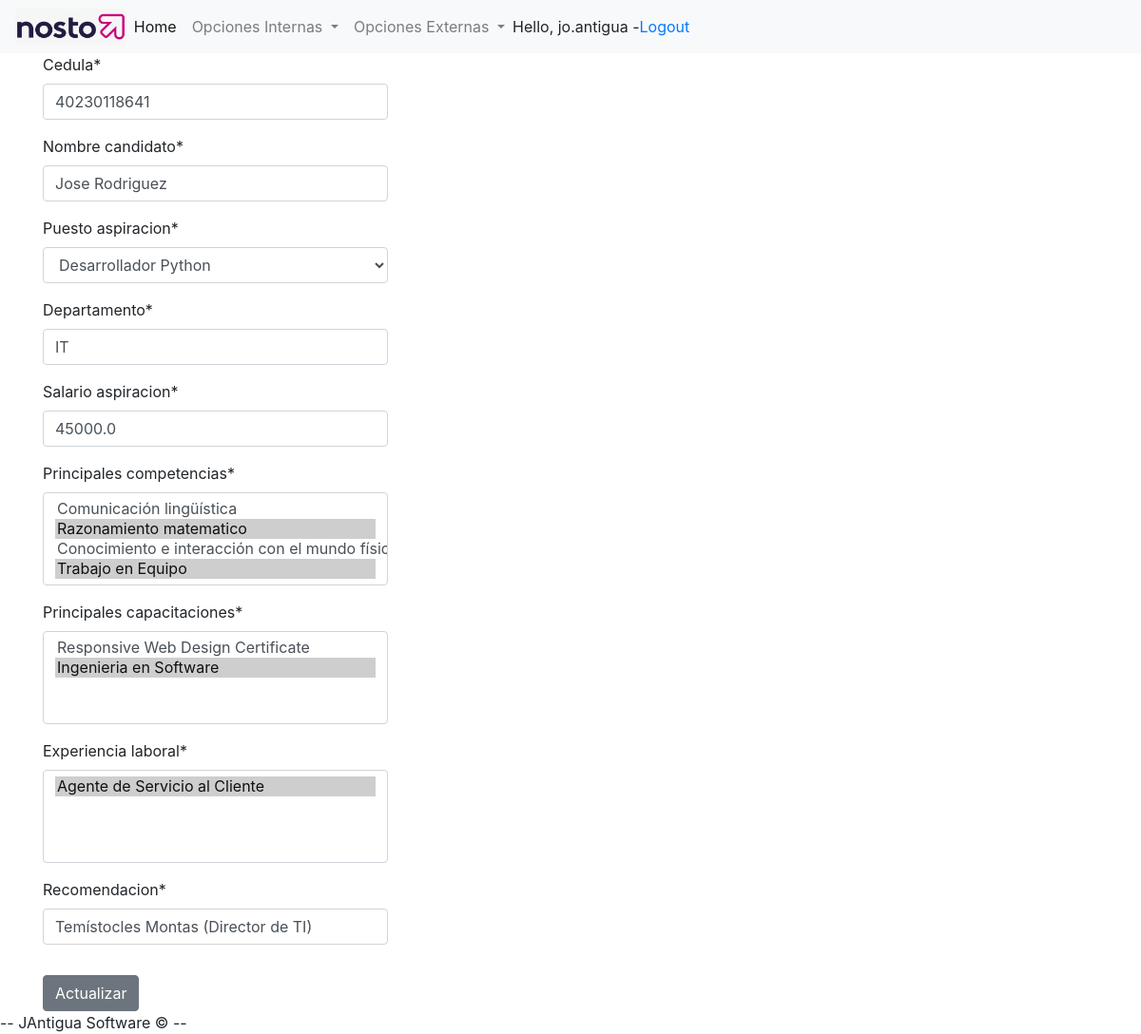
The page /update_candidatos/4/ (signed in) on the database its author committed.
### crudrh/models.py (models this page shows, shortened)
class Candidatos(models.Model):
  cedula = models.CharField(max_length = 11, null = True)
  nombre_candidato = models.CharField(max_length = 200, null = True)
  puesto_aspiracion = models.ForeignKey(Puestos, on_delete = models.SET_NULL, null = True)
  departamento = models.CharField(max_length = 200, null = True)
  salario_aspiracion = models.FloatField(null = True)
  principales_competencias = models.ManyToManyField(Competencias)
  principales_capacitaciones = models.ManyToManyField(Capacitaciones)
  experiencia_laboral = models.ManyToManyField(Experiencia_Laboral)
  recomendacion = models.CharField(max_length = 200, null = True)

### crudrh/views.py (the view)
# urls.py: path('update_candidatos/<int:id>/', views.updateCandidatos),
@login_required(login_url= "http://127.0.0.1:8000/login")
def updateCandidatos(request, id):
  candidatos = Candidatos.objects.get(pk = id)
  form = CandidatosForm(request.POST or None, instance = candidatos)
  if form.is_valid():
      form.save()
      return redirect('http://127.0.0.1:8000/candidatos')
  context = {
    'form':form,
    'candidatos':candidatos,
  }
  return render(request, 'crudrh/candidatos_form_update.html', context)

### crudrh/forms.py
class CandidatosForm(ModelForm):
    class Meta:
      model = Candidatos
      fields = '__all__'

### crudrh/models.py (called while the page is built)
  def __str__(self):
    return self.descripcion

  def __str__(self):
    return self.descripcion

  def __str__(self):
    return self.nombre_puesto

  def __str__(self):
      return self.puesto_ocupado

### crudrh/templates/crudrh/candidatos_form_update.html (shortened to what this page needs)
{% extends 'crudrh/main.html' %}
{% load static %}
{% load crispy_forms_tags %}
{% block content %}
  <link rel="stylesheet" href="https://cdn.jsdelivr.net/npm/bootstrap@4.3.1/dist/css/bootstrap.min.css">
  <link rel = "stylesheet" type = "text/css" href = "{% static '/css/main.css' %}">
<div class="container">
    <form method = "POST">
      <div class = "form-row">
        <div class = "form-group col-sm-6 col-md-4">
          {{form.cedula|as_crispy_field}}
          {{form.nombre_candidato|as_crispy_field}}
          {{form.puesto_aspiracion|as_crispy_field}}
          {{form.departamento|as_crispy_field}}
          {{form.salario_aspiracion|as_crispy_field}}
          {{form.principales_competencias|as_crispy_field}}
          {{form.principales_capacitaciones|as_crispy_field}}
          {{form.experiencia_laboral|as_crispy_field}}
          {{form.recomendacion|as_crispy_field}}
        </div>
      </div>
      <input type = "submit" value = "Actualizar" class = "btn btn-secondary">
    </form>
</div>
{% endblock content %}

### crudrh/templates/crudrh/navbar.html (shortened to what this page needs)
{% load static %}
<nav class="navbar navbar-expand-lg navbar-light bg-light">
  <img src = "{% static 'images/logo.png' %}">
  <div class="collapse navbar-collapse" id="navbarNavDropdown">
    <ul class="navbar-nav">
      <li class="nav-item active">
        <a class="nav-link" href="http://127.0.0.1:8000/home">Home <span class="sr-only">(current)</span></a>
      </li>
      {% if request.user.is_staff %}
      <li class="nav-item dropdown">
        <a class="nav-link dropdown-toggle" href="#" id="navbarDropdownMenuLink" data-toggle="dropdown" aria-haspopup="true" aria-expanded="false">
          Opciones Internas
        </a>
      </li>
      {% endif %}
      <li class="nav-item dropdown">
        <a class="nav-link dropdown-toggle" href="#" id="navbarDropdownMenuLink" data-toggle="dropdown" aria-haspopup="true" aria-expanded="false">
          Opciones Externas
        </a>
      </li>
    </ul>
    <span>Hello, {{request.user}}  -</span>
    <span><a href = "http://127.0.0.1:8000/logout">Logout</a></span>
  </div>
</nav>

### crudrh/templates/crudrh/navbar.html (style rules this page uses)
img { max-width: 10%; height: 10%; }

### rows shown on the page
Candidatos: cedula "40230118641", nombre_candidato "Jose Rodriguez", puesto_aspiracion "Desarrollador Python", departamento "IT", salario_aspiracion "45000.0", recomendacion "Temístocles Montas (Director de TI)"

### other values the page prints
{{ request.user }} "jo.antigua"
